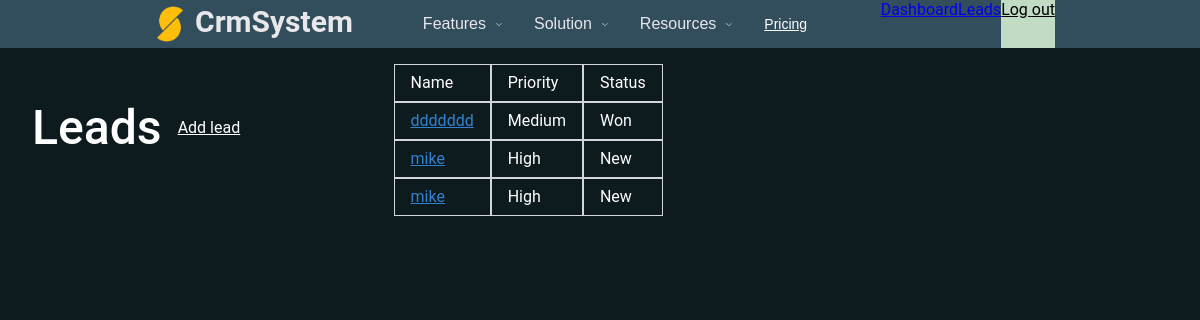
Page /dasboard/leads/ (signed in) on the earlier database version.
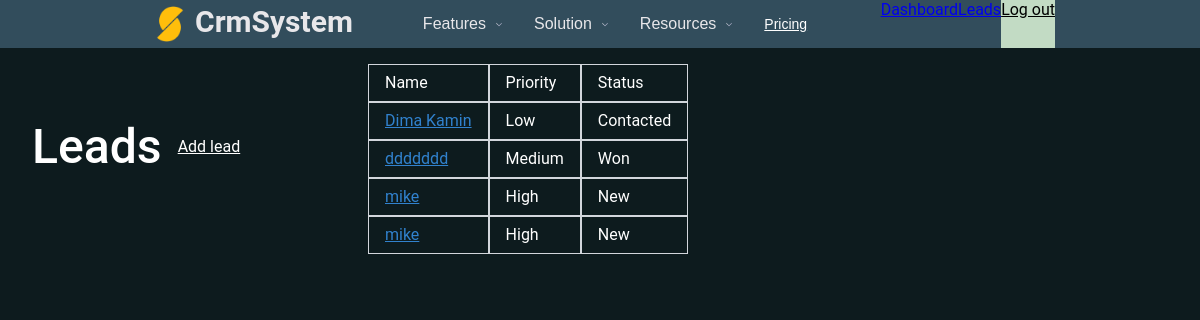
Same page on the later database version.
### lead/models.py (models this page shows, shortened)
class Lead(models.Model):
	LOW = 'low'
	MEDIUM = 'medium'
	HIGH = 'high'
	CHOICES_PRIORITY = (
		(LOW, 'Low'),
		(MEDIUM, 'Medium'),
		(HIGH, 'High'),
	)
	NEW = 'new'
	CONTACTED = 'contacted'
	WON = 'won'
	LOST = 'lost'
	CHOICES_STATUS = (
		(NEW, 'New'),
		(CONTACTED, 'Contacted'),
		(WON, 'Won'),
		(LOST, 'Lost'),
	)
	name = models.CharField(max_length=255)
	email = models.EmailField()
	descriptions = models.TextField(blank=True, null=True)
	priority = models.CharField(max_length=10, choices=CHOICES_PRIORITY, default=MEDIUM)
	status = models.CharField(max_length=10, choices=CHOICES_STATUS, default=NEW)
	converted_to_client = models.BooleanField(default=False)
	created_by = models.ForeignKey(User, related_name='leads', on_delete=models.CASCADE)
	created_at = models.DateTimeField(auto_now_add=True)
	modified_at = models.DateTimeField(auto_now=True)

### lead/views.py (the view)
# urls.py: path("", views.leads_list, name='leads_list'),
@login_required
def leads_list(request):
	leads = Lead.objects.filter(created_by=request.user, converted_to_client=False)
	return render(request, 'lead/leads_list.html', {
		'leads': leads
	})

### templates/lead/leads_list.html (shortened to what this page needs)
{% extends 'core/view/main_page.html' %}
{% block extra_css %}
    <link rel="stylesheet" href="/static/css/lead_list.css">
{% endblock %}
{% block content %}
    <div class="container mx-auto px-4 py-6">
        <h1 class="mb-6 text-2xl text-white font-bold">Leads</h1>
        <div class="flex justify-end mb-6">
            <a href="{% url 'add_lead' %}" class="inline-block py-2 px-4 bg-blue-600 rounded text-white">Add lead</a>
        </div>
        {% if leads %}
            <div class="table w-full">
                <div class="table-row bg-gray-800 text-white font-bold">
                    <p class="table-cell py-2 px-4">Name</p>
                    <p class="table-cell py-2 px-4">Priority</p>
                    <p class="table-cell py-2 px-4">Status</p>
                </div>
                {% for lead in leads %}
                    <div class="table-row">
                        <p class="table-cell py-2 px-4 {% cycle 'bg-gray-100' '' %}">
                            <a href="{% url 'leads_detail' lead.id %}" class="text-blue-600 hover:underline">{{ lead.name }}</a>
                        </p>
                        <p class="table-cell py-2 px-4 {% cycle 'bg-gray-100' '' %}">{{ lead.get_priority_display }}</p>
                        <p class="table-cell py-2 px-4 {% cycle 'bg-gray-100' '' %}">{{ lead.get_status_display }}</p>
                    </div>
                {% endfor %}
            </div>
        {% else %}
            <p class="text-white">There are not leads in the database yet...</p>
        {% endif %}
    </div>
{% endblock %}

Differences in the rows shown:
now on this page (row edited): Lead: name "Dima Kamin", priority "Low", status "Contacted"
